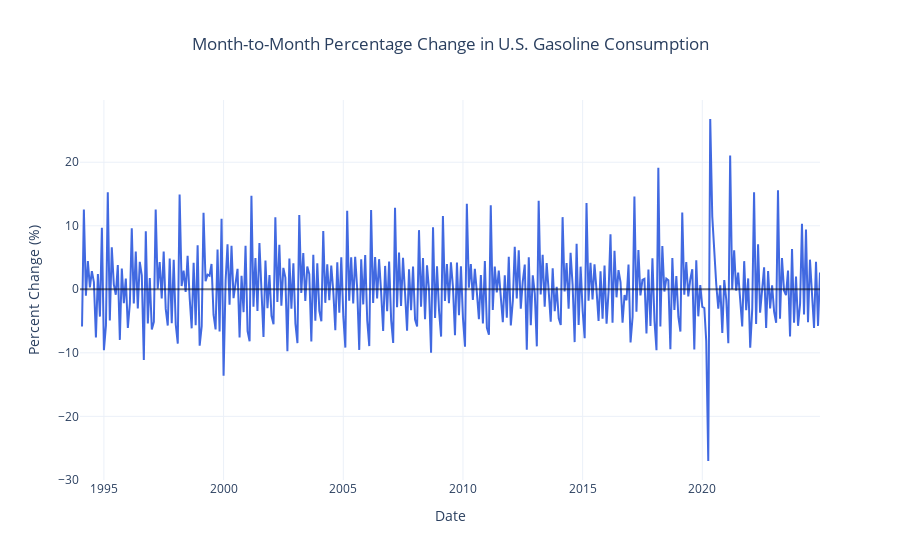

Write notebook code for a chart like this one.
### Code cell
''' Create a line plot to visualize month-to-month percentage changes in gasoline consumption '''

# Calculate month-to-month percent change
consumption["Monthly_Change_%"] = consumption["Gasoline_Consumption(Millions of Gallons)"].pct_change() * 100

# Create line plot
fig = px.line(
    consumption,
    x="Date",
    y="Monthly_Change_%",
    title="Month-to-Month Percentage Change in U.S. Gasoline Consumption",
    labels={"Monthly_Change_%": "Percent Change (%)"},
)

# Customize appearance
fig.update_traces(line=dict(color=colors["consumption"], width=2))
fig.update_layout(
    template="plotly_white",
    title_x=0.5,
    hovermode="x unified",
)
# Add horizontal line at y=0
fig.add_hline(y=0, line_color="black", opacity=0.5)

fig.show()

### Figure 1 — Plotly figure (JSON) as saved in the notebook; plotly's stock layout.template omitted (floating-point values rounded to 4 significant figures; data arrays with more than 128 entries replaced by an {"elided": "..."} marker saying what was removed)
{"data": [{"hovertemplate": "Date=%{x}<br>Percent Change (%)=%{y}<extra></extra>", "legendgroup": "", "line": {"color": "royalblue", "dash": "solid", "width": 2}, "marker": {"symbol": "circle"}, "mode": "lines", "name": "", "orientation": "v", "showlegend": false, "type": "scatter", "x": {"elided": "372 str values"}, "xaxis": "x", "y": {"elided": "372 float values"}, "yaxis": "y"}], "layout": {"hovermode": "x unified", "legend": {"tracegroupgap": 0}, "shapes": [{"line": {"color": "black"}, "opacity": 0.5, "type": "line", "x0": 0, "x1": 1, "xref": "x domain", "y0": 0, "y1": 0, "yref": "y"}], "title": {"text": "Month-to-Month Percentage Change in U.S. Gasoline Consumption", "x": 0.5}, "xaxis": {"anchor": "y", "domain": [0, 1], "title": {"text": "Date"}}, "yaxis": {"anchor": "x", "domain": [0, 1], "title": {"text": "Percent Change (%)"}}}}
